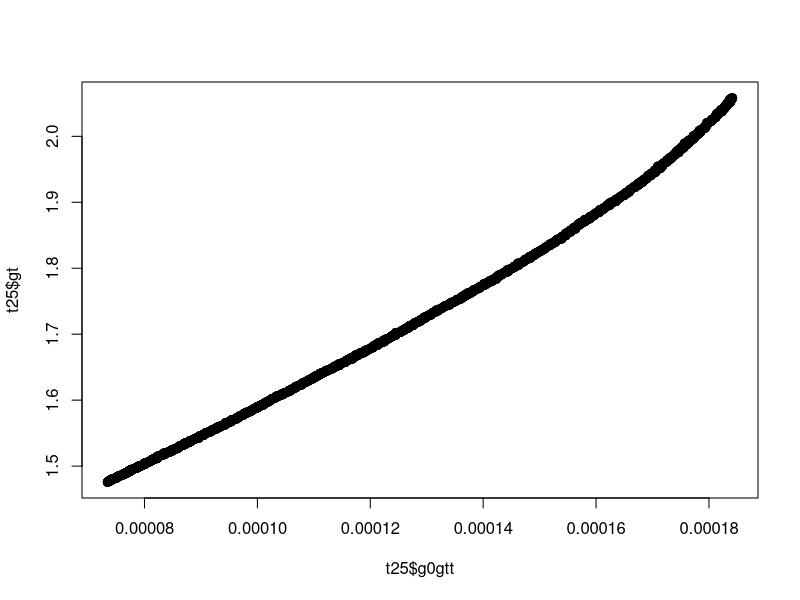
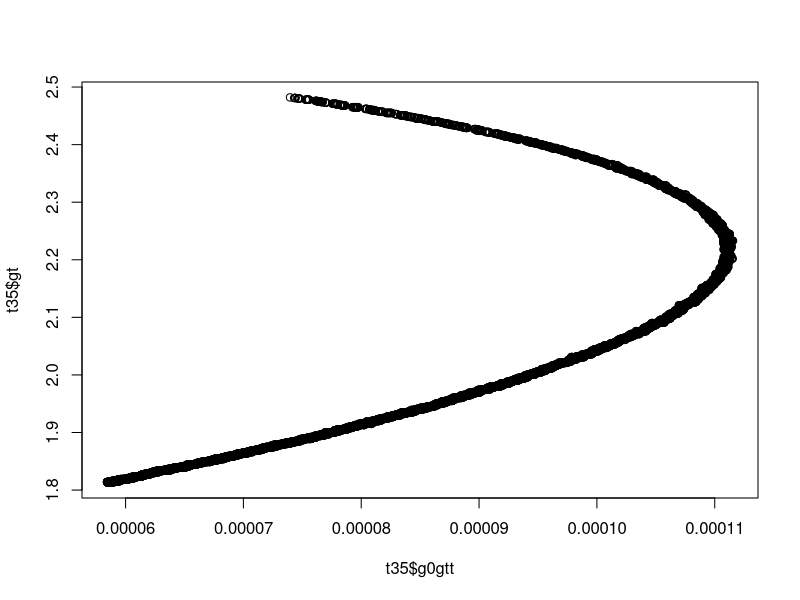
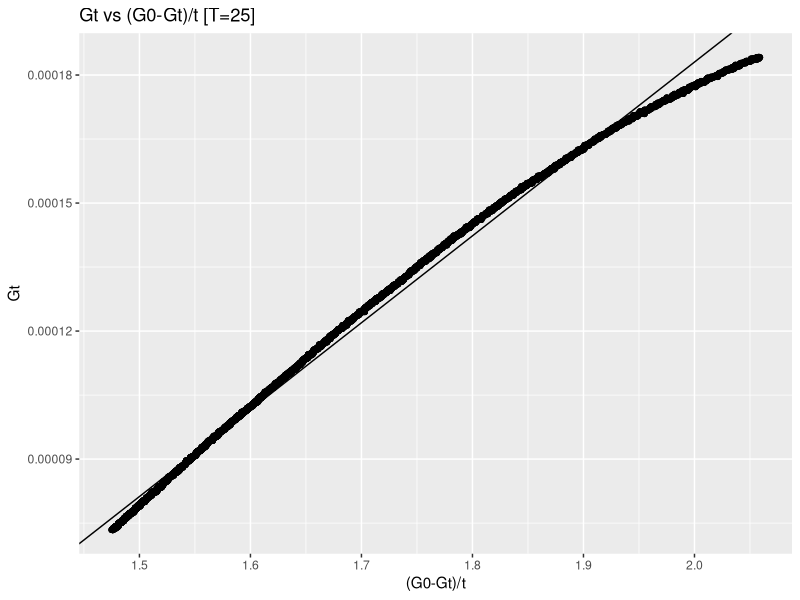
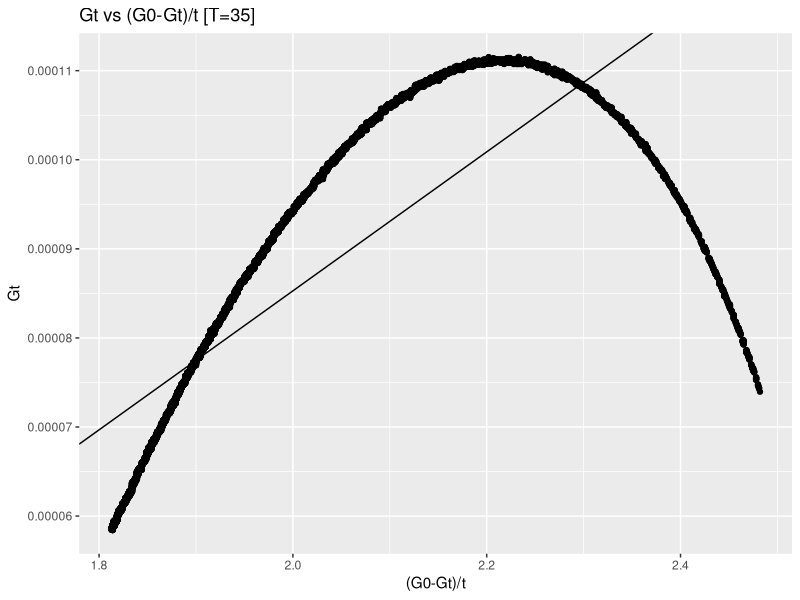

Reproduce these figures in R, in order.
#P_Chem Lab2 Exp3: Reaction of Ethyl Acetate with Hydroxyl Ion 
#Followed by Electrical Conudutace
#Coded by Henry Lin

require(ggplot2)

setwd("PChemLab2")

t25 <- read.csv("data/1001-25-1.csv")
t35 <- read.csv("data/1001-35.csv")

#T=25
#dealing with data
t25 <- data.frame(t=t25$SAMPLE+1,gt=t25$Uncomp.Cond)
g0 <- 2.98
t25 <- t25[5001:20500,]
t25 <- data.frame(t=t25$t - 5000,gt=t25$gt,g0gtt=(g0 - t25$gt)/t25$t)
plot(t25$g0gtt,t25$gt)

#linear modeling
model <- lm(formula = g0gtt ~ gt, data = t25)
k1a <- coefficients(model)["gt"]
gc <- coefficients(model)["(Intercept)"]
k1a25 <- k1a
gc25 <- gc

summary(model)

#plotting
png("plot/exp3_t25.png", width = 500, height = 500)

plot25 <- ggplot(data=t25,(aes(x=gt,y=g0gtt)))
plot25 + geom_point()+
  geom_abline(slope = k1a25, intercept = gc)+
  labs(title= "Gt vs (G0-Gt)/t [T=25]",
       x="(G0-Gt)/t",
       y="Gt")+
  theme_gray()

dev.off()

#T=35
#dealing with data
t35 <- data.frame(t=t35$SAMPLE+1,gt=t35$Uncomp.Cond)
g0 <- 2.63
t35 <- t35[2001:13974,]
t35 <- data.frame(t=t35$t - 2000,gt=t35$gt,g0gtt=(g0 - t35$gt)/t35$t)
plot(t35$g0gtt,t35$gt)

#linear modeling
model <- lm(formula = g0gtt ~ gt, data = t35)
k1a <- coefficients(model)["gt"]
gc <- coefficients(model)["(Intercept)"]
k1a35 <- k1a
gc35 <- gc

summary(model)

#plotting
png("plot/exp3_t35.png", width = 500, height = 500)

plot25 <- ggplot(data=t35,(aes(x=gt,y=g0gtt)))
plot25 + geom_point()+
  geom_abline(slope = k1a35, intercept = gc)+
  labs(title= "Gt vs (G0-Gt)/t [T=35]",
       x="(G0-Gt)/t",
       y="Gt")+
  theme_gray()

dev.off()

k1a25 <- k1a25^(-1)
k1a35 <- k1a35^(-1)

gc25
gc35